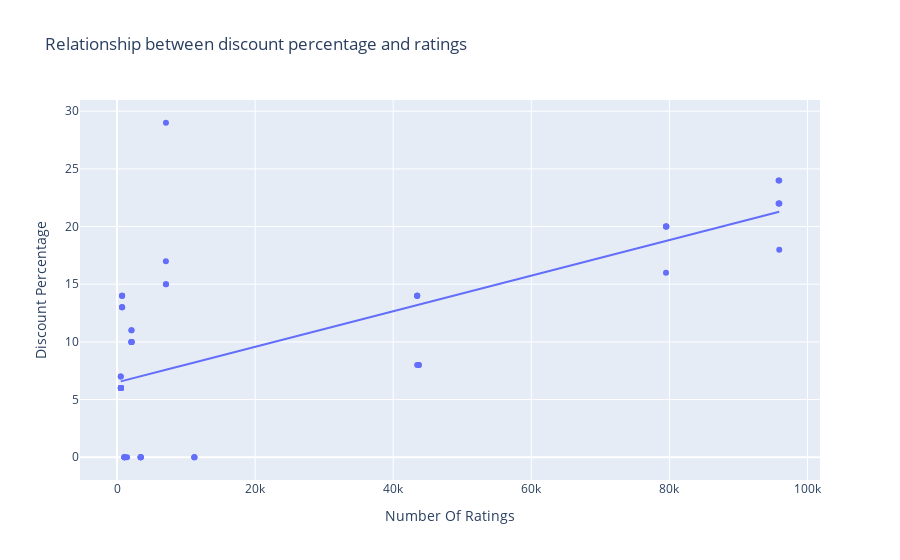

This figure's notebook cell:
### Code cell
figure = px.scatter(data_frame=dataframe, x="Number Of Ratings", y="Discount Percentage", trendline='ols', 
                    title="Relationship between discount percentage and ratings")
figure.show()

### Figure 1 — Plotly figure (JSON) as saved in the notebook; plotly's stock layout.template omitted (floating-point values rounded to 4 significant figures)
{"data": [{"hovertemplate": "Number Of Ratings=%{x}<br>Discount Percentage=%{y}<extra></extra>", "legendgroup": "", "marker": {"color": "#636efa", "symbol": "circle"}, "mode": "markers", "name": "", "orientation": "v", "showlegend": false, "type": "scatter", "x": [3431, 3431, 3431, 11202, 11202, 3431, 3431, 11202, 1454, 79512, 79512, 79582, 79512, 79512, 1078, 1078, 1078, 1078, 7088, 7088, 1078, 7088, 7081, 95909, 542, 580, 740, 545, 740, 2101, 545, 580, 580, 730, 730, 2101, 2101, 580, 740, 580, 2092, 545, 2101, 2092, 2101, 740, 545, 580, 580, 580, 43707, 43707, 95807, 95909, 95807, 95909, 43470, 95909, 43470, 43470, 43470, 43470], "xaxis": "x", "y": [0, 0, 0, 0, 0, 0, 0, 0, 0, 20, 16, 20, 20, 20, 0, 0, 0, 0, 29, 15, 0, 15, 17, 18, 6, 6, 13, 6, 14, 10, 7, 6, 6, 13, 13, 10, 10, 6, 14, 6, 10, 6, 11, 11, 10, 14, 7, 6, 6, 6, 8, 8, 24, 22, 22, 22, 8, 24, 14, 14, 14, 14], "yaxis": "y"}, {"hovertemplate": "<b>OLS trendline</b><br>Discount Percentage = 0.000154292 * Number Of Ratings + 6.49233<br>R<sup>2</sup>=0.468988<br><br>Number Of Ratings=%{x}<br>Discount Percentage=%{y} <b>(trend)</b><extra></extra>", "legendgroup": "", "marker": {"color": "#636efa", "symbol": "circle"}, "mode": "lines", "name": "", "showlegend": false, "type": "scatter", "x": [542, 545, 545, 545, 545, 580, 580, 580, 580, 580, 580, 580, 580, 730, 730, 740, 740, 740, 740, 1078, 1078, 1078, 1078, 1078, 1454, 2092, 2092, 2101, 2101, 2101, 2101, 2101, 3431, 3431, 3431, 3431, 3431, 7081, 7088, 7088, 7088, 11202, 11202, 11202, 43470, 43470, 43470, 43470, 43470, 43707, 43707, 79512, 79512, 79512, 79512, 79582, 95807, 95807, 95909, 95909, 95909, 95909], "xaxis": "x", "y": [6.576, 6.576, 6.576, 6.576, 6.576, 6.582, 6.582, 6.582, 6.582, 6.582, 6.582, 6.582, 6.582, 6.605, 6.605, 6.607, 6.607, 6.607, 6.607, 6.659, 6.659, 6.659, 6.659, 6.659, 6.717, 6.815, 6.815, 6.816, 6.816, 6.816, 6.816, 6.816, 7.022, 7.022, 7.022, 7.022, 7.022, 7.585, 7.586, 7.586, 7.586, 8.221, 8.221, 8.221, 13.2, 13.2, 13.2, 13.2, 13.2, 13.24, 13.24, 18.76, 18.76, 18.76, 18.76, 18.77, 21.27, 21.27, 21.29, 21.29, 21.29, 21.29], "yaxis": "y"}], "layout": {"autosize": true, "legend": {"tracegroupgap": 0}, "title": {"text": "Relationship between discount percentage and ratings"}, "xaxis": {"anchor": "y", "autorange": true, "domain": [0, 1], "range": [-5228.0, 101700.0], "title": {"text": "Number Of Ratings"}, "type": "linear"}, "yaxis": {"anchor": "x", "autorange": true, "domain": [0, 1], "range": [-2.393, 31.39], "title": {"text": "Discount Percentage"}, "type": "linear"}}}
